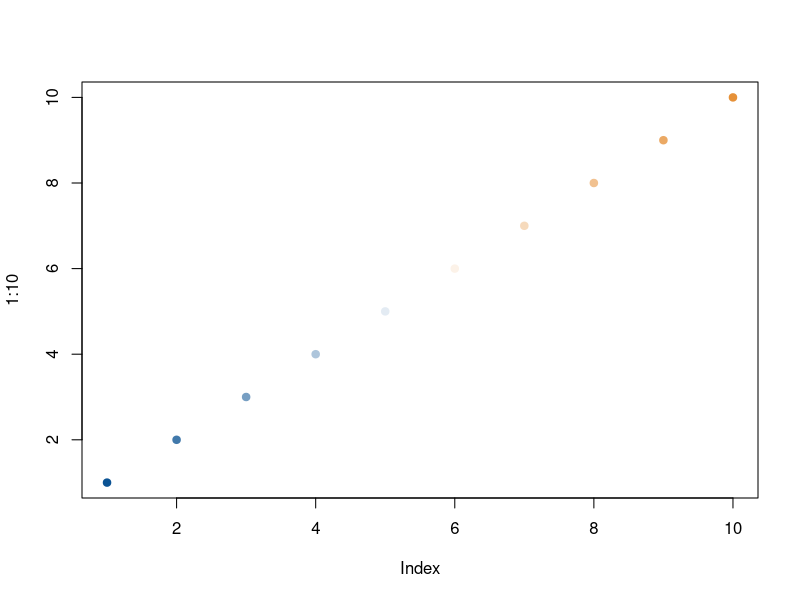
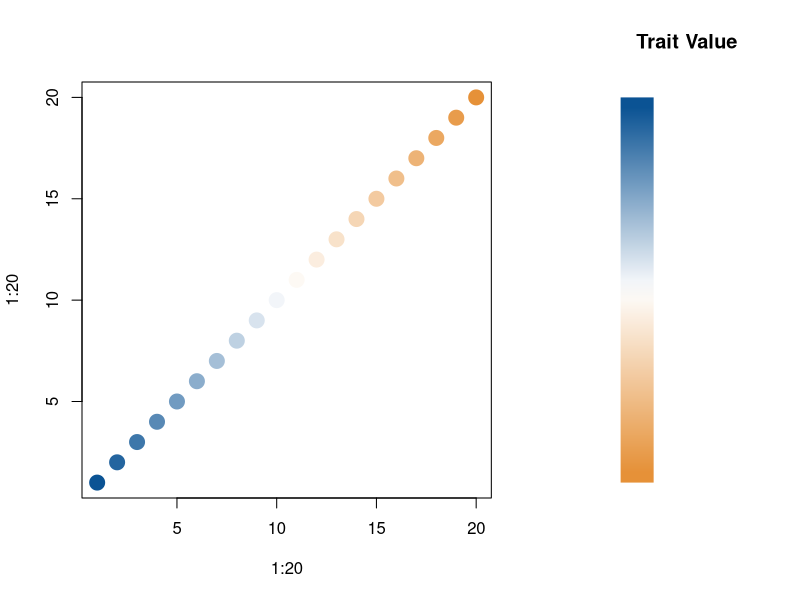

Generate these figures, in order, with R:
colfunc <- colorRampPalette(c("#0B5394", "white","#E69138"))
plot(1:10, col = colfunc(10), pch = 19)
  
layout(matrix(1:2,ncol=2), width = c(2,1),height = c(1,1))
plot(1:20, 1:20, pch = 19, cex=2, col = colfunc(20))

legend_image <- as.raster(matrix(colfunc(20), ncol=1))
plot(c(0,2),c(0,1),type = 'n', axes = F,xlab = '', ylab = '', main = 'Trait Value')
rasterImage(legend_image, 0, 0, .5,1)

